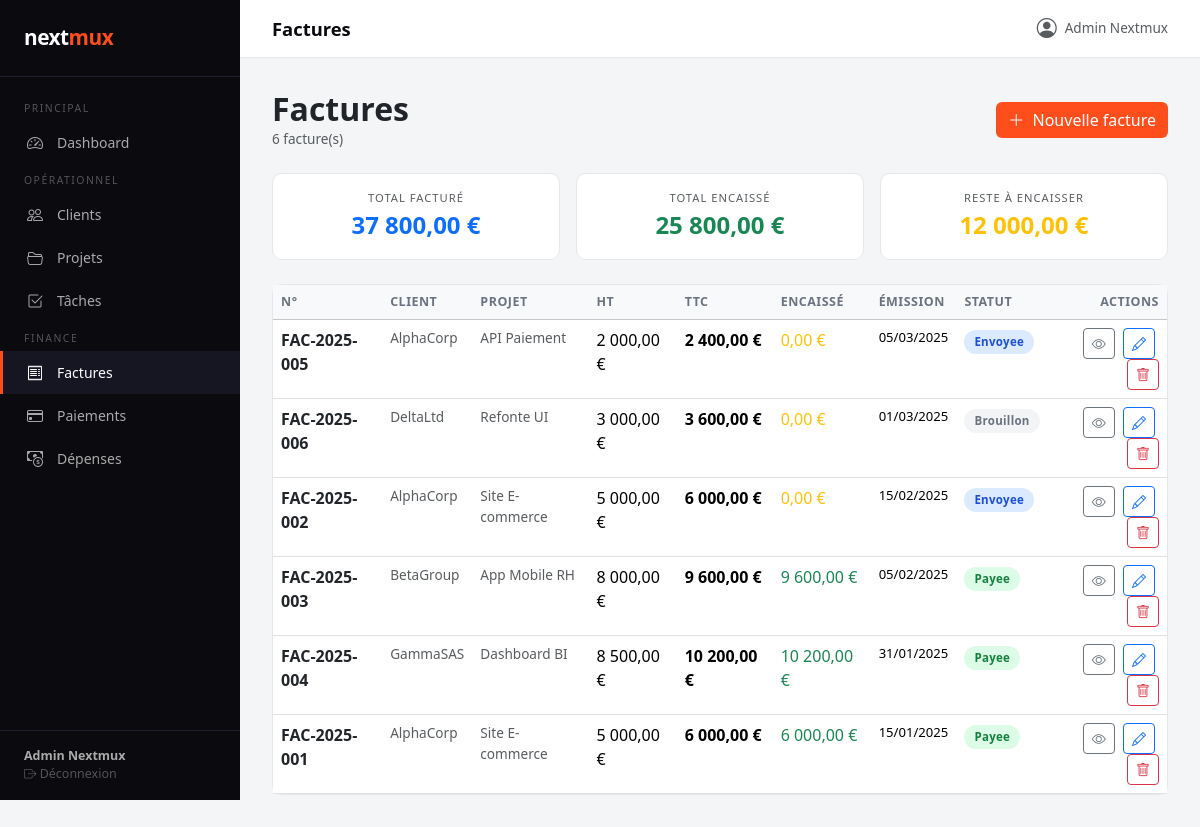
Page /index.php?module=factures&action=index (signed in) on the committed database.
### tables this page shows
CREATE TABLE IF NOT EXISTS factures (
  id INT AUTO_INCREMENT PRIMARY KEY,
  projet_id INT NOT NULL,
  numero VARCHAR(50) NOT NULL UNIQUE,
  montant_ht DECIMAL(10,2) NOT NULL DEFAULT 0,
  tva DECIMAL(5,2) NOT NULL DEFAULT 20.00,
  montant_ttc DECIMAL(10,2) NOT NULL DEFAULT 0,
  date_emission DATE NOT NULL,
  date_echeance DATE,
  statut ENUM('brouillon','envoyee','payee','annulee') DEFAULT 'brouillon',
  notes TEXT,
  created_at DATETIME DEFAULT CURRENT_TIMESTAMP,
  FOREIGN KEY (projet_id) REFERENCES projets(id) ON DELETE CASCADE
);

CREATE TABLE IF NOT EXISTS clients (
  id INT AUTO_INCREMENT PRIMARY KEY,
  nom VARCHAR(100) NOT NULL,
  email VARCHAR(150),
  telephone VARCHAR(20),
  adresse TEXT,
  created_at DATETIME DEFAULT CURRENT_TIMESTAMP
);

CREATE TABLE IF NOT EXISTS projets (
  id INT AUTO_INCREMENT PRIMARY KEY,
  client_id INT NOT NULL,
  nom VARCHAR(150) NOT NULL,
  description TEXT,
  date_debut DATE,
  date_fin DATE,
  statut ENUM('en_cours','termine','suspendu','annule') DEFAULT 'en_cours',
  budget DECIMAL(10,2) DEFAULT 0,
  created_at DATETIME DEFAULT CURRENT_TIMESTAMP,
  FOREIGN KEY (client_id) REFERENCES clients(id) ON DELETE CASCADE
);

### controllers/facturesController.php (called while the page is built, shortened)
<?php
require_once __DIR__ . '/../models/Facture.php';
class FacturesController {
    private Facture  $model;
    public function __construct() {
        $this->model       = new Facture();
    }
    public function index(): void {
        $projetId   = (int)($_GET['projet_id'] ?? 0) ?: null;
        $factures   = $this->model->getAll($projetId);
        require_once __DIR__ . '/../views/factures/index.php';
    }
}

### config/db.php (called while the page is built, shortened)
<?php
function getDB(): PDO {
    static $pdo = null;
    if ($pdo === null) {
        $dsn = "mysql:host=" . DB_HOST . ";dbname=" . DB_NAME . ";charset=" . DB_CHARSET;
        try {
            $pdo = new PDO($dsn, DB_USER, DB_PASS, [
                PDO::ATTR_ERRMODE            => PDO::ERRMODE_EXCEPTION,
                PDO::ATTR_DEFAULT_FETCH_MODE => PDO::FETCH_ASSOC,
                PDO::ATTR_EMULATE_PREPARES   => false,
            ]);
        } catch (PDOException $e) {
            die(json_encode(['error' => 'Connexion BDD échouée : ' . $e->getMessage()]));
        }
    }
    return $pdo;
}

### models/Facture.php (called while the page is built, shortened)
<?php
class Facture {
    private PDO $db;
    public function __construct() {
        $this->db = getDB();
    }
    public function getAll(?int $projetId = null): array {
        $sql = "SELECT f.*, p.nom AS projet_nom, c.nom AS client_nom,
                    COALESCE(SUM(pa.montant), 0) AS total_paye
                FROM factures f
                JOIN projets p ON f.projet_id = p.id
                JOIN clients c ON p.client_id = c.id
                LEFT JOIN paiements pa ON pa.facture_id = f.id";
        $params = [];
        $sql .= " GROUP BY f.id ORDER BY f.date_emission DESC";
        $stmt = $this->db->prepare($sql);
        $stmt->execute($params);
        return $stmt->fetchAll();
    }
}

### views/factures/index.php (the view, shortened to what this page needs)
<?php require_once __DIR__ . '/../layout/header.php'; ?>
<div class="d-flex justify-content-between align-items-center mb-4">
  <div>
    <h2 class="mb-0 fw-bold">Factures</h2>
    <p class="text-muted mb-0" style="font-size:0.85rem"><?= count($factures) ?> facture(s)</p>
  </div>
  <a href="index.php?module=factures&action=create" class="btn btn-accent">
    <i class="bi bi-plus-lg me-1"></i> Nouvelle facture
  </a>
</div>
<?php
$total_facture = array_sum(array_column($factures, 'montant_ttc'));
$total_paye    = array_sum(array_column($factures, 'total_paye'));
?>
<div class="row g-3 mb-4">
  <div class="col-md-4"><div class="card text-center p-3">
    <div class="text-muted" style="font-size:0.7rem;text-transform:uppercase;letter-spacing:1px">Total facturé</div>
    <div class="fs-4 fw-bold text-primary"><?= number_format($total_facture, 2, ',', ' ') ?> €</div>
  </div></div>
  <div class="col-md-4"><div class="card text-center p-3">
    <div class="text-muted" style="font-size:0.7rem;text-transform:uppercase;letter-spacing:1px">Total encaissé</div>
    <div class="fs-4 fw-bold text-success"><?= number_format($total_paye, 2, ',', ' ') ?> €</div>
  </div></div>
  <div class="col-md-4"><div class="card text-center p-3">
    <div class="text-muted" style="font-size:0.7rem;text-transform:uppercase;letter-spacing:1px">Reste à encaisser</div>
    <div class="fs-4 fw-bold text-warning"><?= number_format($total_facture - $total_paye, 2, ',', ' ') ?> €</div>
  </div></div>
</div>
<div class="card">
  <div class="card-body p-0">
    <?php if (empty($factures)): ?>
      <div class="text-center py-5 text-muted"><i class="bi bi-receipt fs-1 d-block mb-2"></i>Aucune facture.</div>
    <?php else: ?>
    <table class="table table-hover mb-0">
      <thead class="table-light">
        <tr><th>N°</th><th>Client</th><th>Projet</th><th>HT</th><th>TTC</th><th>Encaissé</th><th>Émission</th><th>Statut</th><th class="text-end">Actions</th></tr>
      </thead>
      <tbody>
        <?php foreach ($factures as $f): ?>
        <tr>
          <td>
            <a href="index.php?module=factures&action=show&id=<?= $f['id'] ?>"
               class="fw-semibold text-dark text-decoration-none"><?= htmlspecialchars($f['numero']) ?></a>
          </td>
          <td class="text-muted" style="font-size:0.85rem"><?= htmlspecialchars($f['client_nom']) ?></td>
          <td class="text-muted" style="font-size:0.85rem"><?= htmlspecialchars($f['projet_nom']) ?></td>
          <td><?= number_format($f['montant_ht'], 2, ',', ' ') ?> €</td>
          <td class="fw-semibold"><?= number_format($f['montant_ttc'], 2, ',', ' ') ?> €</td>
          <td class="<?= $f['total_paye'] >= $f['montant_ttc'] ? 'text-success' : 'text-warning' ?>">
            <?= number_format($f['total_paye'], 2, ',', ' ') ?> €
          </td>
          <td style="font-size:0.82rem"><?= date('d/m/Y', strtotime($f['date_emission'])) ?></td>
          <td><span class="status-badge badge-<?= $f['statut'] ?>"><?= ucfirst($f['statut']) ?></span></td>
          <td class="text-end">
            <a href="index.php?module=factures&action=show&id=<?= $f['id'] ?>"
               class="btn btn-sm btn-outline-secondary me-1"><i class="bi bi-eye"></i></a>
            <a href="index.php?module=factures&action=edit&id=<?= $f['id'] ?>"
               class="btn btn-sm btn-outline-primary me-1"><i class="bi bi-pencil"></i></a>
            <form method="POST" action="index.php?module=factures&action=delete&id=<?= $f['id'] ?>"
                  class="d-inline" onsubmit="return confirm('Supprimer cette facture ?')">
              <button class="btn btn-sm btn-outline-danger"><i class="bi bi-trash"></i></button>
            </form>
          </td>
        </tr>
        <?php endforeach; ?>
      </tbody>
    </table>
    <?php endif; ?>
  </div>
</div>
<?php require_once __DIR__ . '/../layout/footer.php'; ?>

### views/layout/header.php (style rules this page uses)
:root { --sidebar-w: 240px; --accent: #FF4D1C; --dark: #0a0a0f; }
body { background: #f4f5f7; font-family: 'Segoe UI', sans-serif; }
.card { border: 1px solid #e5e7eb; border-radius: 10px; }
.badge-brouillon { background: #f3f4f6; color: #6b7280; }
.badge-envoyee { background: #dbeafe; color: #1d4ed8; }
.badge-payee { background: #dcfce7; color: #15803d; }
.status-badge { display: inline-block; padding: 3px 10px; border-radius: 20px; font-size: 0.72rem; font-weight: 600; letter-spacing: 0.3px; }
.btn-accent { background: var(--accent); color: white; border: none; }
table.table th { font-size: 0.78rem; text-transform: uppercase; letter-spacing: 0.5px; color: #6b7280; font-weight: 600; }

### rows in the picture
factures: numero "FAC-2025-005", clients.nom "AlphaCorp", projet.nom "API Paiement", montant_ht "2 000,00", montant_ttc "2 400,00", total_paye "0,00", date_emission "05/03/2025", statut "Envoyee"
factures: numero "FAC-2025-006", clients.nom "DeltaLtd", projet.nom "Refonte UI", montant_ht "3 000,00", montant_ttc "3 600,00", total_paye "0,00", date_emission "01/03/2025", statut "Brouillon"
factures: numero "FAC-2025-002", clients.nom "AlphaCorp", projet.nom "Site E-commerce", montant_ht "5 000,00", montant_ttc "6 000,00", total_paye "0,00", date_emission "15/02/2025", statut "Envoyee"
factures: numero "FAC-2025-003", clients.nom "BetaGroup", projet.nom "App Mobile RH", montant_ht "8 000,00", montant_ttc "9 600,00", total_paye "9 600,00", date_emission "05/02/2025", statut "Payee"
factures: numero "FAC-2025-004", clients.nom "GammaSAS", projet.nom "Dashboard BI", montant_ht "8 500,00", montant_ttc "10 200,00", total_paye "10 200,00", date_emission "31/01/2025", statut "Payee"
factures: numero "FAC-2025-001", clients.nom "AlphaCorp", projet.nom "Site E-commerce", montant_ht "5 000,00", montant_ttc "6 000,00", total_paye "6 000,00", date_emission "15/01/2025", statut "Payee"

### other values in the picture
$user['nom'] "Admin Nextmux"
$page_title "Factures"
count($factures) "6"
$total_facture "37 800,00"
$total_paye "25 800,00"
$total_facture - $total_paye "12 000,00"
